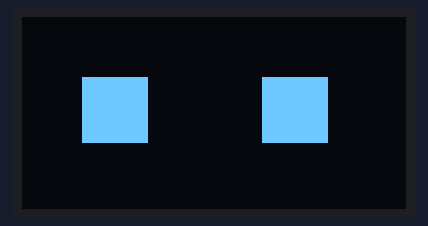
The sketch below on a simulated Arduino Uno, built with avr-gcc and run on an emulated ATmega328P. Parts: 128×64 one-colour display.

Above: at 0.6 s.
At 1.28 s:
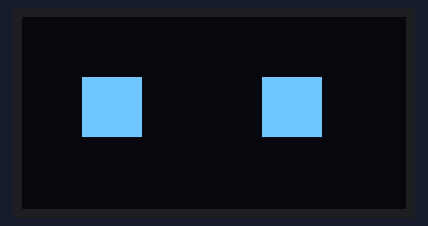
At 1.78 s:
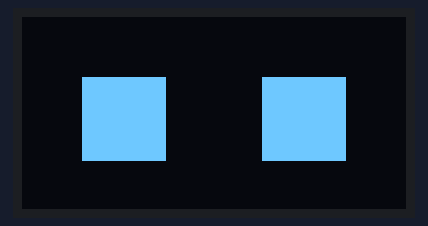
At 16.6 s:
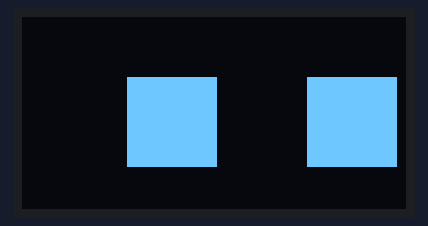
At 25.7 s:
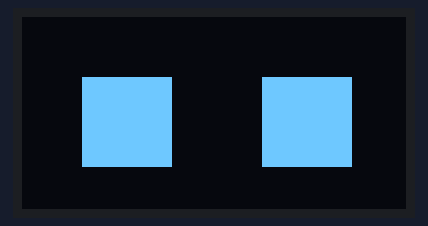
At 32.0 s:
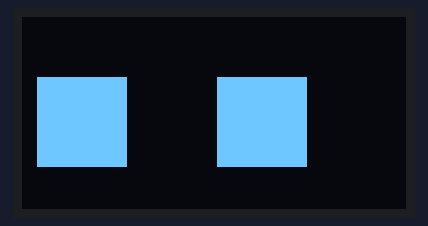

The sketch:

roboteyes.ino
```cpp
#include <Wire.h>
#include <Adafruit_GFX.h>
#include <Adafruit_SH110X.h>

/* Uncomment to initialize the I2C address; uncomment only one.
   If you get a blank screen, try the other. */
#define i2c_Address 0x3C // Typically eBay OLED's
//#define i2c_Address 0x3D // Typically Adafruit OLED's

#define SCREEN_WIDTH 128 // OLED display width, in pixels
#define SCREEN_HEIGHT 64 // OLED display height, in pixels
#define OLED_RESET -1    // QT-PY / XIAO

// Create an SH1106 display object connected to I2C
Adafruit_SH1106G display(SCREEN_WIDTH, SCREEN_HEIGHT, &Wire, OLED_RESET);

void drawEyes(int width, int height, int leftEyeX, int rightEyeX) {
  display.clearDisplay();

  // Draw the left eye
  int leftEyeY = 20;
  display.fillRect(leftEyeX, leftEyeY, width, height, SH110X_WHITE);

  // Draw the right eye
  int rightEyeY = 20;
  display.fillRect(rightEyeX, rightEyeY, width, height, SH110X_WHITE);

  display.display();
}

// Function to animate eyes moving to the left
void eyesLeft() {
  for (int leftEyeX = 20, rightEyeX = 80; leftEyeX >= 5; --leftEyeX, --rightEyeX) {
    drawEyes(30, 30, leftEyeX, rightEyeX);
    delay(50); // Delay for smooth animation
  }
  delay(5000); // Pause for 5 seconds after the movement
}

void eyesLeftback() {
  for (int leftEyeX = 5, rightEyeX = 65; leftEyeX <= 20; ++leftEyeX, ++rightEyeX) {
    drawEyes(30, 30, leftEyeX, rightEyeX);
    delay(50); // Delay for smooth animation
  }
  delay(1000); // Pause for 1 second after the movement
}

// Function to animate eyes moving to the right
void eyesRight() {
  for (int leftEyeX = 20, rightEyeX = 80; leftEyeX <= 35; ++leftEyeX, ++rightEyeX) {
    drawEyes(30, 30, leftEyeX, rightEyeX);
    delay(50); // Delay for smooth animation
  }
  delay(5000); // Pause for 5 seconds after the movement
}

void eyesRightback() {
  for (int leftEyeX = 35, rightEyeX = 95; leftEyeX >= 20; --leftEyeX, --rightEyeX) {
    drawEyes(30, 30, leftEyeX, rightEyeX);
    delay(50); // Delay for smooth animation
  }
  delay(1000); // Pause for 1 second after the movement
}

void setup() {
  // Initialize serial communication
  Serial.begin(115200);

  // Initialize the display
  if (!display.begin(i2c_Address)) {
    Serial.println(F("SH1106 allocation failed"));
    for (;;);
  }

  display.clearDisplay();

  // Draw initial eyes
  drawEyes(30, 30, 20, 80);
}

void loop() {
  // Animate the blink
  for (int size = 30; size > 20; size -= 2) { // Gradually reduce the size
    drawEyes(size, size, 20, 80);
    delay(100); // Delay to control the animation speed
  }

  delay(500); // Pause for a moment while eyes are closed

  // Reopen the eyes
  for (int size = 20; size <= 30; size += 2) {
    drawEyes(size, size, 20, 80);
    delay(100); // Delay to control the animation speed
  }

  delay(5000); // Wait for 5 seconds before the next blink

  // Move eyes to the left
  eyesLeft();

  eyesLeftback();

  // Move eyes to the right
  eyesRight();

  eyesRightback();
}
```

Measured:
- what the display in image 0 shows lasts 0.6 s, from 0.6 s to 1.2 s
- what the display in image 3 shows lasts 5.1 s, from 16.6 s to 21.7 s
